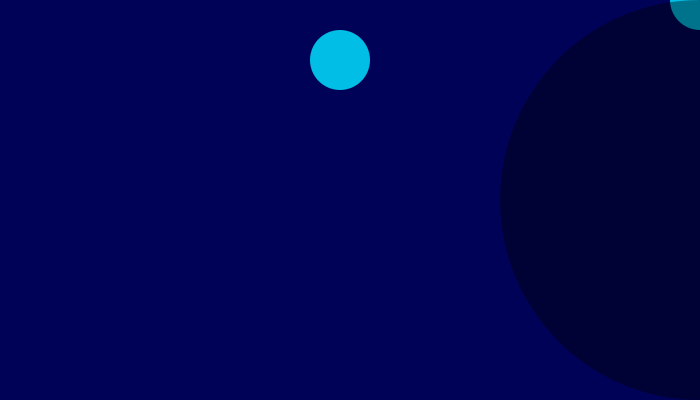
Frame 1 (no input)
Frame 60 (the mouse pressed at the canvas centre just before this capture): identical to frame 1, image omitted
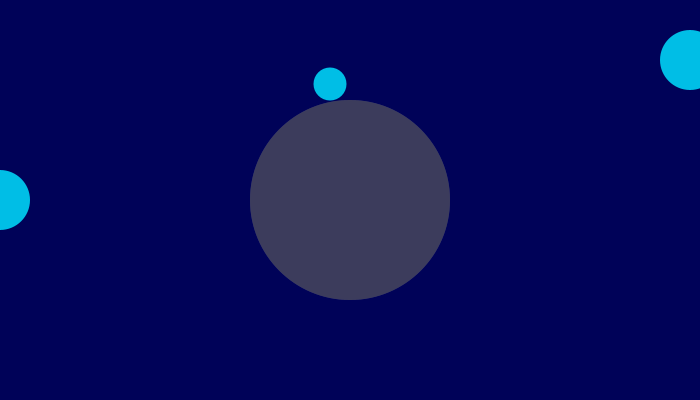
Frame 120 (the mouse held since frame 60 and released just before this capture)

The Processing sketch that drew these frames (run headless with seeded random() and noise(); from frame 60 on, the mouse is pressed at the canvas centre):

// Processing sketch: sketch_23_1
// ── sketch_23_1.pde
void setup() { 
  size(700,400); 
  smooth ();
}

void draw () {
  background (600);
  noStroke ();
  fill(0,190,230);
  ellipse (width-mouseX *2, mouseY, 60, 60);
  ellipse (mouseX+340, 60, 60, 60);
  ellipse(mouseX-20, 84, 33, 33);
  
float x = mouseX;
float y = mouseY;
float ix = width - mouseX;
float iy = mouseY - height; 
fill(250, 100);
ellipse(x, height/2, y, y);
fill(0, 100);
ellipse(ix, height/2, iy, iy);
}
